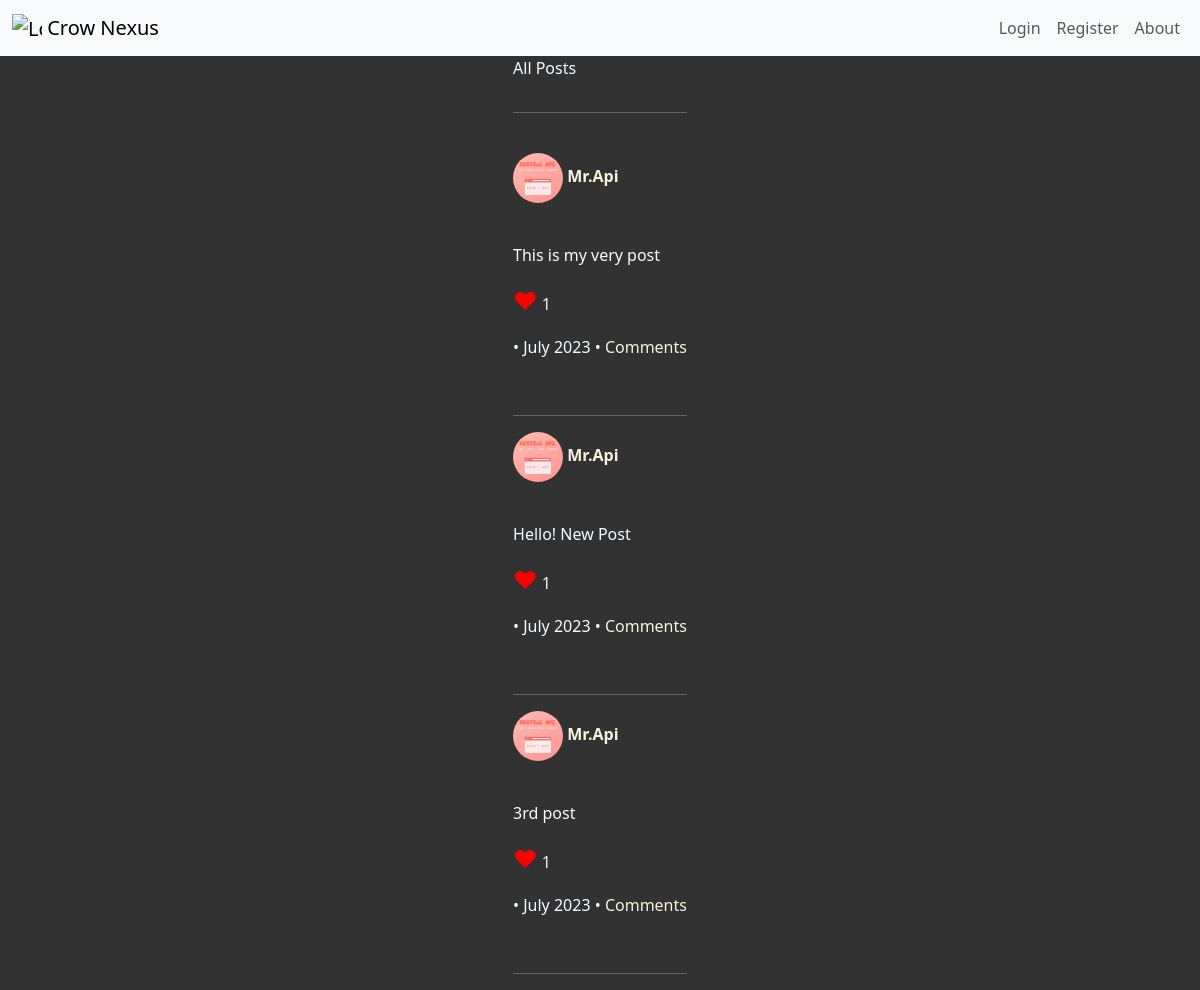
The page / on the database its author committed.
### main.py (models this page shows)
    class Post(db.Model):
        __tablename__ = 'post'
        id = db.Column(db.Integer, primary_key=True)
        user_id = db.Column(db.Integer, db.ForeignKey(
            'user.id'), nullable=False)
        body = db.Column(db.Text, nullable=False)
        likes = db.Column(db.Integer, default=0)
        created_at = db.Column(db.DateTime, default=datetime.utcnow)
        updated_at = db.Column(db.DateTime, default=datetime.utcnow)
        user = relationship('User', back_populates='posts')
        comments = db.relationship('Comment', back_populates='post')

    class User(db.Model, UserMixin):
        __tablename__ = 'user'
        id = db.Column(db.Integer, primary_key=True)
        username = db.Column(db.String(40), nullable=False, unique=False)
        email = db.Column(db.String(80), nullable=False, unique=True)
        phone_number = db.Column(db.String(20))
        password = db.Column(db.String(100), nullable=False)
        created_at = db.Column(db.DateTime, default=datetime.utcnow)
        updated_at = db.Column(
            db.DateTime, default=datetime.utcnow, onupdate=datetime.utcnow)
        is_blocked = db.Column(db.Boolean, default=False)
        profile_picture = db.Column(db.String(100))
        posts = relationship('Post', back_populates='user')
        comments = db.relationship('Comment', back_populates='user')
        liked_posts = db.relationship('Post', secondary=likes, backref='likers')

### main.py (the view)
    @app.route('/')
    def home():
        all_posts = Post.query.all()
        return render_template('index.html', posts=all_posts, current_user=current_user, logged_in=current_user.is_authenticated)

### templates/index.html
{% extends 'base.html' %}
{% block content %}
<p>All Posts</p>
<hr><br>
{% for post in posts %}
<div>
    <a href="{{ url_for('user_posts', user_id=post.user.id) }}">
        <p>
            <span>
            {% if post.user.profile_picture %}
                <img src="{{ url_for('static', filename='profile_pictures/' + post.user.profile_picture) }}" alt="Profile Picture">
            {% else %}
             <img src="{{ url_for('static', filename='images/blank-profile-pic.png') }}" alt="Profile Picture">
            {% endif %}
        </span>
        <strong> {{ post.user.username }}</strong>
        </p>
    </a>
    <br>
    <p>{{ post.body }}</p>
    <p style="font-weight:lighter">
        <p>
        <a href="#" class="like-button" data-post-id="{{ post.id }}" {% if current_user and post in current_user.liked_posts %}class="liked"{% endif %} onclick="likePost(event, this); return false;">
            <span class="likes-wrapper">
            {% if post.likes == 1 %}
                <span class="heart-emoji red-heart">♥</span>
            {% else %}
                <span class="heart-emoji empty-heart">♥</span>
            {% endif %}
            <span class="likes-count">{{ post.likes }}</span>
            </span>
        </a>
        </p>
        •
        {{ post.created_at.strftime('%B %Y') }}
        <a href="{{ url_for('show_post', post_id=post.id) }}">• Comments</a>
        <br>
    </p>
    <br><hr>
</div>
{% endfor %}
{% endblock %}

### templates/base.html (shortened to what this page needs)
<!DOCTYPE html>
<html lang="en">
<head>
    <link href="https://cdn.jsdelivr.net/npm/bootstrap@5.3.0-alpha1/dist/css/bootstrap.min.css" rel="stylesheet">
    <link rel="stylesheet" href="{{url_for('static', filename='css/styles.css')}}">
</head>
<body>
    <nav class="navbar navbar-expand-lg bg-body-tertiary">
        <div class="container-fluid">
        <a class="navbar-brand" href="/">
            <img src="{{url_for('static', filename='images/logo/crow-nav-logo.png')}}" alt="Logo" width="30" height="24" class="d-inline-block align-text-top">
            Crow Nexus
        </a>
            <div class="collapse navbar-collapse" id="navbarSupportedContent">
            <ul class="navbar-nav ms-auto mb-2 mb-lg-0">
                {% if not logged_in: %}
                <li class="nav-item"><a class="nav-link" href="{{ url_for('login') }}">Login</a></li>
                <li class="nav-item"><a class="nav-link" href="{{ url_for('register') }}">Register</a></li>
                 <li class="nav-item"><a class="nav-link" href="{{ url_for('about') }}">About</a></li>
                {% endif %}
            </ul>
            </div>
        </div>
      </nav>
    <div class="main-div">
    {% block content %}
    {% endblock %}
    </div>
</body>
</html>

### static/css/styles.css (style rules this page uses)
body { background-color: #323232; color: azure; }
div p img { border-radius: 50%; height: 50px; }
a { text-decoration: none; color: beige; }
.main-div { display: grid; justify-content: center; }
.heart-emoji { font-size: 24px; }
.red-heart { color: red; }

### rows shown on the page
Post: profile_picture (picture), user.username "Mr.Api", body "This is my very post", likes "1", created_at "July 2023"
Post: profile_picture (picture), user.username "Mr.Api", body "Hello! New Post", likes "1", created_at "July 2023"
Post: profile_picture (picture), user.username "Mr.Api", body "3rd post", likes "1", created_at "July 2023"
